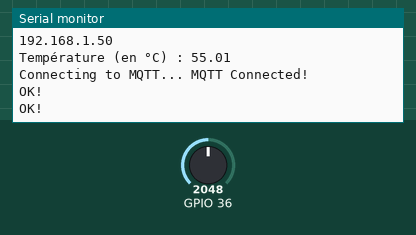
Recording of a sketch running on a simulated ESP32. Shown: the last lines printed to the serial monitor. Inputs (shaded band) come from the test bench; at power-on: GPIO 36 = 2048. WiFi joins after 1.5 s; servers stay silent unless stated; no MQTT or app messages arrive unless stated.

Above: at 2.7 s.
2.8 s: GPIO 36 set to 2866
At 12.5 s:
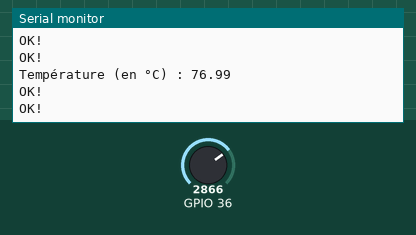
12.8 s: GPIO 36 set to 3603
At 23.1 s:
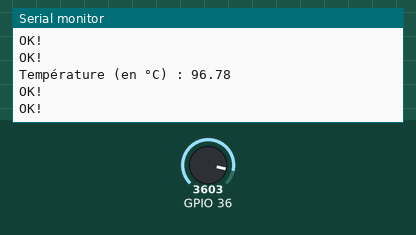

Measured:
- after the input at 2.8 s, the serial monitor: prints a new line after 8.8 s (image 1)
- after the input at 12.8 s, the serial monitor: prints a new line after 8.8 s (image 2)

The sketch:

SensorCard.ino
```cpp
#include <Wire.h>
#include <Adafruit_Sensor.h>
#include <WiFi.h>
#include "Adafruit_MQTT.h"
#include "Adafruit_MQTT_Client.h"
#include <driver/adc.h>

#define WLAN_SSID "iPhone de Tony"
#define WLAN_PASS "bastienbg"
#define AIO_SERVER "io.adafruit.com"
#define AIO_SERVERPORT 1883 // use 8883 for SSL
#define AIO_USERNAME "tonybeatini"
#define AIO_KEY "aio_bshO003qUX7C4Qkki4wguNQWpVU6"

WiFiClient client;
Adafruit_MQTT_Client mqtt(&client, AIO_SERVER, AIO_SERVERPORT, AIO_USERNAME, AIO_KEY);
Adafruit_MQTT_Publish temp = Adafruit_MQTT_Publish(&mqtt, AIO_USERNAME "/feeds/temperature");
Adafruit_MQTT_Publish fire_detected = Adafruit_MQTT_Publish(&mqtt, AIO_USERNAME "/feeds/fire-detected");

void MQTT_connect();

void setup() {
    Serial.begin(9600);
    adc1_config_width(ADC_WIDTH_BIT_12);
    adc1_config_channel_atten(ADC1_CHANNEL_0,ADC_ATTEN_DB_0);
    Serial.print("Connecting to ");
    Serial.println(WLAN_SSID);
    WiFi.begin(WLAN_SSID, WLAN_PASS);
    while (WiFi.status() != WL_CONNECTED) {
        delay(500);
        Serial.print(".");
    }
    Serial.println();
    Serial.println("WiFi connected");
    Serial.println("IP address: "); Serial.println(WiFi.localIP());
}

void loop() {
    bool alarm;
    int value = adc1_get_raw(ADC1_CHANNEL_0);
    float voltage = (float)value*1100./4095.;
    float temperature = voltage/10;
    Serial.println("Température (en °C) : " + String(temperature));
    MQTT_connect();

    if (! temp.publish(temperature)) {
        Serial.println(F("Failed"));
    } else {
        Serial.println(F("OK!"));
    }

    if (temperature > 20){
        alarm = 1;
    }
    else {
        alarm = 0;
    }

    if (! fire_detected.publish(alarm)) {
        Serial.println(F("Failed"));
    } else {
        Serial.println(F("OK!"));
    }

    delay(10000);
}

void MQTT_connect() {
    int8_t ret;
    // Stop if already connected.
    if (mqtt.connected()) {
        return;
    }
    Serial.print("Connecting to MQTT... ");
    uint8_t retries = 3;
    while ((ret = mqtt.connect()) != 0) { // connect will return 0 for connected
        Serial.println(mqtt.connectErrorString(ret));
        Serial.println("Retrying MQTT connection in 5 seconds...");
        mqtt.disconnect();
        delay(5000); // wait 5 seconds
        retries--;
        if (retries == 0) {
            // basically die and wait for WDT to reset me
            while (1);
        }
    }
    Serial.println("MQTT Connected!");
}
```
